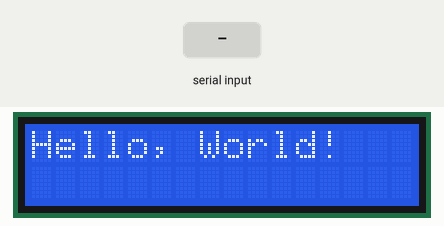
This program was run on a simulated Raspberry Pi Pico running MicroPython. Shown: 16×2 character LCD. The inputs (shaded band) are chosen by the test bench. Library files of the repository ran but are not shown: lib_lcd1602.py; what the program prints to the serial console is not drawn.

Above: at 0.1 s.
1.3 s: "1" typed at the serial console, then Enter
At 2.5 s:
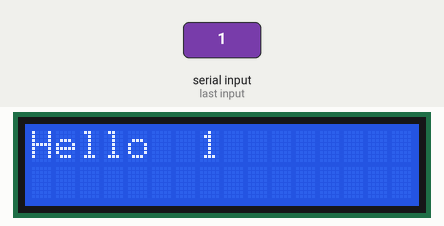
At 6.1 s:
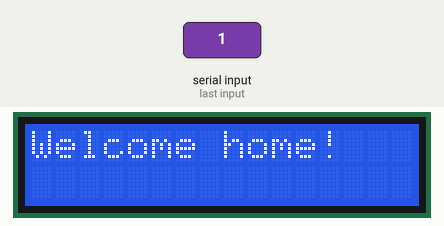
Timing chart, 0 to 7.6 s (numbered marks = the images above; inputs shaded):
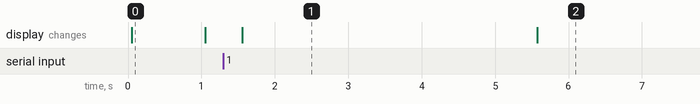

The program:

main_Hello_World.py
```python
# -*- coding: utf-8 -*-

from lib_lcd1602 import LCD
from machine import Pin, SoftI2C
#from lib_lcd1602_2004_with_i2c import LCD
import utime as time
scl_pin = 21
sda_pin = 20
lcd = LCD(SoftI2C(scl=Pin(scl_pin), sda=Pin(sda_pin), freq=100000))
while True:
    lcd.clear()
    lcd.puts("Hello, World!")
    time.sleep(1)
    lcd.clear()
    time.sleep(.5)
    myName = input('What is Your Name?')
    greeting1 =('Hello  ' +myName)
    lcd.puts(greeting1)
    time.sleep(2)
    lcd.clear()
    greeting2= 'Welcome home!'
    lcd.puts(greeting1)
    time.sleep(2)
    lcd.clear()


    lcd.puts(greeting2)
    time.sleep(3)


'''hardcoded to pins 6 and 7  if just use lcd=LCD()
also use import utime as time   if needed.
sirst is rows and second is columns
'''
'''
from lib_lcd1602 import LCD
import utime as time
#from lib_lcd1602
from machine import Pin, SoftI2C
#from lib_lcd1602_2004_with_i2c import LCD
scl_pin = 21
sda_pin = 20
lcd = LCD(SoftI2C(scl=Pin(scl_pin), sda=Pin(sda_pin), freq=100000))


while True:
    myName = input('What is Your Name?')
    greeting1 =('Hello  ' +myName)
    greeting2= 'Welcome home!'
    lcd.puts(0,0,greeting1)
    lcd.puts(1,0,greeting2)

'''
```

Measured:
- after the input at 1.3 s, the display: changes after 0.26 s (image 1)
- what the display in image 0 shows lasts 1.1 s, from 0.0 s to 1.1 s
- what the display in image 1 shows lasts 4.0 s, from 1.6 s to 5.6 s
